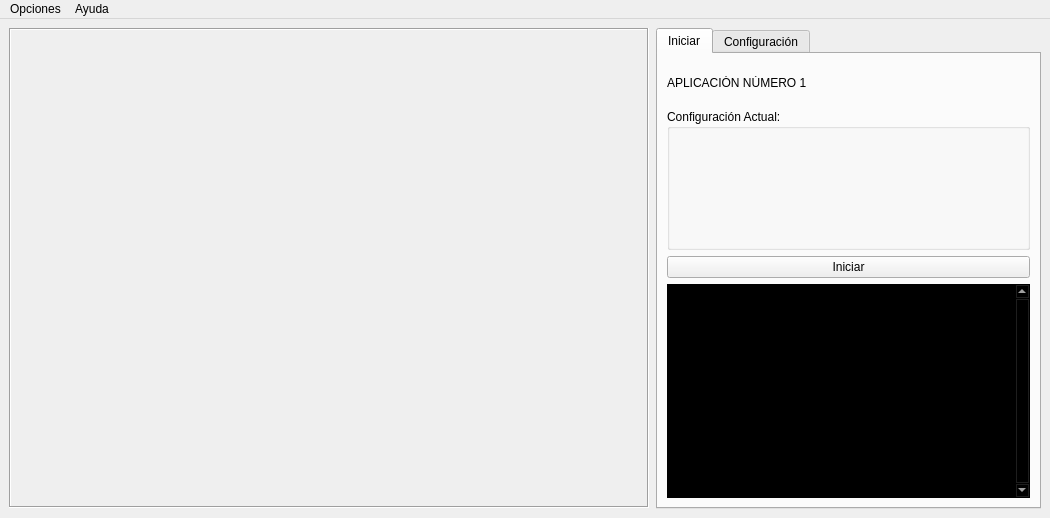
<?xml version="1.0" encoding="UTF-8"?>
<ui version="4.0">
 <class>ventana</class>
 <widget class="QMainWindow" name="ventana">
  <property name="windowModality">
   <enum>Qt::NonModal</enum>
  </property>
  <property name="geometry">
   <rect>
    <x>0</x>
    <y>0</y>
    <width>1050</width>
    <height>518</height>
   </rect>
  </property>
  <property name="sizePolicy">
   <sizepolicy hsizetype="Preferred" vsizetype="Preferred">
    <horstretch>0</horstretch>
    <verstretch>0</verstretch>
   </sizepolicy>
  </property>
  <property name="minimumSize">
   <size>
    <width>1050</width>
    <height>518</height>
   </size>
  </property>
  <property name="windowTitle">
   <string>Detección de Objetos</string>
  </property>
  <property name="windowOpacity">
   <double>1.000000000000000</double>
  </property>
  <property name="toolButtonStyle">
   <enum>Qt::ToolButtonIconOnly</enum>
  </property>
  <property name="documentMode">
   <bool>false</bool>
  </property>
  <property name="tabShape">
   <enum>QTabWidget::Rounded</enum>
  </property>
  <property name="dockNestingEnabled">
   <bool>false</bool>
  </property>
  <property name="dockOptions">
   <set>QMainWindow::AllowTabbedDocks|QMainWindow::AnimatedDocks</set>
  </property>
  <property name="unifiedTitleAndToolBarOnMac">
   <bool>false</bool>
  </property>
  <widget class="QWidget" name="centralwidget">
   <property name="minimumSize">
    <size>
     <width>940</width>
     <height>462</height>
    </size>
   </property>
   <layout class="QHBoxLayout" name="horizontalLayout_5">
    <item>
     <widget class="QLabel" name="labelcamara">
      <property name="sizePolicy">
       <sizepolicy hsizetype="Maximum" vsizetype="Maximum">
        <horstretch>0</horstretch>
        <verstretch>0</verstretch>
       </sizepolicy>
      </property>
      <property name="minimumSize">
       <size>
        <width>640</width>
        <height>480</height>
       </size>
      </property>
      <property name="frameShape">
       <enum>QFrame::Box</enum>
      </property>
      <property name="frameShadow">
       <enum>QFrame::Sunken</enum>
      </property>
      <property name="lineWidth">
       <number>1</number>
      </property>
      <property name="midLineWidth">
       <number>0</number>
      </property>
      <property name="text">
       <string/>
      </property>
      <property name="alignment">
       <set>Qt::AlignCenter</set>
      </property>
     </widget>
    </item>
    <item>
     <spacer name="horizontalSpacer">
      <property name="orientation">
       <enum>Qt::Horizontal</enum>
      </property>
      <property name="sizeType">
       <enum>QSizePolicy::Fixed</enum>
      </property>
      <property name="sizeHint" stdset="0">
       <size>
        <width>1</width>
        <height>1</height>
       </size>
      </property>
     </spacer>
    </item>
    <item>
     <widget class="QTabWidget" name="tabWidget">
      <property name="currentIndex">
       <number>0</number>
      </property>
      <widget class="QWidget" name="tabIniciar">
       <attribute name="icon">
        <iconset>
         <normaloff>../images/pinguino.svg</normaloff>../images/pinguino.svg</iconset>
       </attribute>
       <attribute name="title">
        <string>Iniciar</string>
       </attribute>
       <layout class="QVBoxLayout" name="verticalLayout">
        <item>
         <widget class="QLabel" name="label_title">
          <property name="minimumSize">
           <size>
            <width>0</width>
            <height>40</height>
           </size>
          </property>
          <property name="maximumSize">
           <size>
            <width>16777215</width>
            <height>40</height>
           </size>
          </property>
          <property name="text">
           <string>&lt;html&gt;&lt;head/&gt;&lt;body&gt;&lt;p&gt;APLICACIÓN NÚMERO 1&lt;/p&gt;&lt;/body&gt;&lt;/html&gt;</string>
          </property>
         </widget>
        </item>
        <item>
         <widget class="QGroupBox" name="groupBox_info">
          <property name="title">
           <string>Configuración Actual:</string>
          </property>
          <layout class="QGridLayout" name="gridLayout_5">
           <item row="0" column="0">
            <widget class="QLabel" name="label_config">
             <property name="sizePolicy">
              <sizepolicy hsizetype="Preferred" vsizetype="Preferred">
               <horstretch>0</horstretch>
               <verstretch>0</verstretch>
              </sizepolicy>
             </property>
             <property name="minimumSize">
              <size>
               <width>160</width>
               <height>100</height>
              </size>
             </property>
             <property name="text">
              <string/>
             </property>
             <property name="buddy">
              <cstring></cstring>
             </property>
            </widget>
           </item>
          </layout>
         </widget>
        </item>
        <item>
         <widget class="QPushButton" name="pushButton_iniciar">
          <property name="text">
           <string>Iniciar</string>
          </property>
          <property name="checkable">
           <bool>true</bool>
          </property>
          <property name="flat">
           <bool>false</bool>
          </property>
         </widget>
        </item>
        <item>
         <widget class="QTextEdit" name="consola">
          <property name="palette">
           <palette>
            <active>
             <colorrole role="WindowText">
              <brush brushstyle="SolidPattern">
               <color alpha="255">
                <red>255</red>
                <green>255</green>
                <blue>255</blue>
               </color>
              </brush>
             </colorrole>
             <colorrole role="Button">
              <brush brushstyle="SolidPattern">
               <color alpha="255">
                <red>0</red>
                <green>0</green>
                <blue>0</blue>
               </color>
              </brush>
             </colorrole>
             <colorrole role="Light">
              <brush brushstyle="SolidPattern">
               <color alpha="255">
                <red>0</red>
                <green>0</green>
                <blue>0</blue>
               </color>
              </brush>
             </colorrole>
             <colorrole role="Midlight">
              <brush brushstyle="SolidPattern">
               <color alpha="255">
                <red>0</red>
                <green>0</green>
                <blue>0</blue>
               </color>
              </brush>
             </colorrole>
             <colorrole role="Dark">
              <brush brushstyle="SolidPattern">
               <color alpha="255">
                <red>0</red>
                <green>0</green>
                <blue>0</blue>
               </color>
              </brush>
             </colorrole>
             <colorrole role="Mid">
              <brush brushstyle="SolidPattern">
               <color alpha="255">
                <red>0</red>
                <green>0</green>
                <blue>0</blue>
               </color>
              </brush>
             </colorrole>
             <colorrole role="Text">
              <brush brushstyle="SolidPattern">
               <color alpha="255">
                <red>255</red>
                <green>255</green>
                <blue>255</blue>
               </color>
              </brush>
             </colorrole>
             <colorrole role="BrightText">
              <brush brushstyle="SolidPattern">
               <color alpha="255">
                <red>255</red>
                <green>255</green>
                <blue>255</blue>
               </color>
              </brush>
             </colorrole>
             <colorrole role="ButtonText">
              <brush brushstyle="SolidPattern">
               <color alpha="255">
                <red>255</red>
                <green>255</green>
                <blue>255</blue>
               </color>
              </brush>
             </colorrole>
             <colorrole role="Base">
              <brush brushstyle="SolidPattern">
               <color alpha="255">
                <red>0</red>
                <green>0</green>
                <blue>0</blue>
               </color>
              </brush>
             </colorrole>
             <colorrole role="Window">
              <brush brushstyle="SolidPattern">
               <color alpha="255">
                <red>0</red>
                <green>0</green>
                <blue>0</blue>
               </color>
              </brush>
             </colorrole>
             <colorrole role="Shadow">
              <brush brushstyle="SolidPattern">
               <color alpha="255">
                <red>0</red>
                <green>0</green>
                <blue>0</blue>
               </color>
              </brush>
             </colorrole>
             <colorrole role="AlternateBase">
              <brush brushstyle="SolidPattern">
               <color alpha="255">
                <red>0</red>
                <green>0</green>
                <blue>0</blue>
               </color>
              </brush>
             </colorrole>
             <colorrole role="ToolTipBase">
              <brush brushstyle="SolidPattern">
               <color alpha="255">
                <red>255</red>
                <green>255</green>
                <blue>220</blue>
               </color>
              </brush>
             </colorrole>
             <colorrole role="ToolTipText">
              <brush brushstyle="SolidPattern">
               <color alpha="255">
                <red>0</red>
                <green>0</green>
                <blue>0</blue>
               </color>
              </brush>
             </colorrole>
            </active>
            <inactive>
             <colorrole role="WindowText">
              <brush brushstyle="SolidPattern">
               <color alpha="255">
                <red>255</red>
                <green>255</green>
                <blue>255</blue>
               </color>
              </brush>
             </colorrole>
             <colorrole role="Button">
              <brush brushstyle="SolidPattern">
               <color alpha="255">
                <red>0</red>
                <green>0</green>
                <blue>0</blue>
               </color>
              </brush>
             </colorrole>
             <colorrole role="Light">
              <brush brushstyle="SolidPattern">
               <color alpha="255">
                <red>0</red>
                <green>0</green>
                <blue>0</blue>
               </color>
              </brush>
             </colorrole>
             <colorrole role="Midlight">
              <brush brushstyle="SolidPattern">
               <color alpha="255">
                <red>0</red>
                <green>0</green>
                <blue>0</blue>
               </color>
              </brush>
             </colorrole>
             <colorrole role="Dark">
              <brush brushstyle="SolidPattern">
               <color alpha="255">
                <red>0</red>
                <green>0</green>
                <blue>0</blue>
               </color>
              </brush>
             </colorrole>
             <colorrole role="Mid">
              <brush brushstyle="SolidPattern">
               <color alpha="255">
                <red>0</red>
                <green>0</green>
                <blue>0</blue>
               </color>
              </brush>
             </colorrole>
             <colorrole role="Text">
              <brush brushstyle="SolidPattern">
               <color alpha="255">
                <red>255</red>
                <green>255</green>
                <blue>255</blue>
               </color>
              </brush>
             </colorrole>
             <colorrole role="BrightText">
              <brush brushstyle="SolidPattern">
               <color alpha="255">
                <red>255</red>
                <green>255</green>
                <blue>255</blue>
               </color>
              </brush>
             </colorrole>
             <colorrole role="ButtonText">
              <brush brushstyle="SolidPattern">
               <color alpha="255">
                <red>255</red>
                <green>255</green>
                <blue>255</blue>
               </color>
              </brush>
             </colorrole>
             <colorrole role="Base">
              <brush brushstyle="SolidPattern">
               <color alpha="255">
                <red>0</red>
                <green>0</green>
                <blue>0</blue>
               </color>
              </brush>
             </colorrole>
             <colorrole role="Window">
              <brush brushstyle="SolidPattern">
               <color alpha="255">
                <red>0</red>
                <green>0</green>
                <blue>0</blue>
               </color>
              </brush>
             </colorrole>
             <colorrole role="Shadow">
              <brush brushstyle="SolidPattern">
               <color alpha="255">
                <red>0</red>
                <green>0</green>
                <blue>0</blue>
               </color>
              </brush>
             </colorrole>
             <colorrole role="AlternateBase">
              <brush brushstyle="SolidPattern">
               <color alpha="255">
                <red>0</red>
                <green>0</green>
                <blue>0</blue>
               </color>
              </brush>
             </colorrole>
             <colorrole role="ToolTipBase">
              <brush brushstyle="SolidPattern">
               <color alpha="255">
                <red>255</red>
                <green>255</green>
                <blue>220</blue>
               </color>
              </brush>
             </colorrole>
             <colorrole role="ToolTipText">
              <brush brushstyle="SolidPattern">
               <color alpha="255">
                <red>0</red>
                <green>0</green>
                <blue>0</blue>
               </color>
              </brush>
             </colorrole>
            </inactive>
            <disabled>
             <colorrole role="WindowText">
              <brush brushstyle="SolidPattern">
               <color alpha="255">
                <red>0</red>
                <green>0</green>
                <blue>0</blue>
               </color>
              </brush>
             </colorrole>
             <colorrole role="Button">
              <brush brushstyle="SolidPattern">
               <color alpha="255">
                <red>0</red>
                <green>0</green>
                <blue>0</blue>
               </color>
              </brush>
             </colorrole>
             <colorrole role="Light">
              <brush brushstyle="SolidPattern">
               <color alpha="255">
                <red>0</red>
                <green>0</green>
                <blue>0</blue>
               </color>
              </brush>
             </colorrole>
             <colorrole role="Midlight">
              <brush brushstyle="SolidPattern">
               <color alpha="255">
                <red>0</red>
                <green>0</green>
                <blue>0</blue>
               </color>
              </brush>
             </colorrole>
             <colorrole role="Dark">
              <brush brushstyle="SolidPattern">
               <color alpha="255">
                <red>0</red>
                <green>0</green>
                <blue>0</blue>
               </color>
              </brush>
             </colorrole>
             <colorrole role="Mid">
              <brush brushstyle="SolidPattern">
               <color alpha="255">
                <red>0</red>
                <green>0</green>
                <blue>0</blue>
               </color>
              </brush>
             </colorrole>
             <colorrole role="Text">
              <brush brushstyle="SolidPattern">
               <color alpha="255">
                <red>0</red>
                <green>0</green>
                <blue>0</blue>
               </color>
              </brush>
             </colorrole>
             <colorrole role="BrightText">
              <brush brushstyle="SolidPattern">
               <color alpha="255">
                <red>255</red>
                <green>255</green>
                <blue>255</blue>
               </color>
              </brush>
             </colorrole>
             <colorrole role="ButtonText">
              <brush brushstyle="SolidPattern">
               <color alpha="255">
                <red>0</red>
                <green>0</green>
                <blue>0</blue>
               </color>
              </brush>
             </colorrole>
             <colorrole role="Base">
              <brush brushstyle="SolidPattern">
               <color alpha="255">
                <red>0</red>
                <green>0</green>
                <blue>0</blue>
               </color>
              </brush>
             </colorrole>
             <colorrole role="Window">
              <brush brushstyle="SolidPattern">
               <color alpha="255">
                <red>0</red>
                <green>0</green>
                <blue>0</blue>
               </color>
              </brush>
             </colorrole>
             <colorrole role="Shadow">
              <brush brushstyle="SolidPattern">
               <color alpha="255">
                <red>0</red>
                <green>0</green>
                <blue>0</blue>
               </color>
              </brush>
             </colorrole>
             <colorrole role="AlternateBase">
              <brush brushstyle="SolidPattern">
               <color alpha="255">
                <red>0</red>
                <green>0</green>
                <blue>0</blue>
               </color>
              </brush>
             </colorrole>
             <colorrole role="ToolTipBase">
              <brush brushstyle="SolidPattern">
               <color alpha="255">
                <red>255</red>
                <green>255</green>
                <blue>220</blue>
               </color>
              </brush>
             </colorrole>
             <colorrole role="ToolTipText">
              <brush brushstyle="SolidPattern">
               <color alpha="255">
                <red>0</red>
                <green>0</green>
                <blue>0</blue>
               </color>
              </brush>
             </colorrole>
            </disabled>
           </palette>
          </property>
          <property name="frameShape">
           <enum>QFrame::StyledPanel</enum>
          </property>
          <property name="frameShadow">
           <enum>QFrame::Sunken</enum>
          </property>
          <property name="verticalScrollBarPolicy">
           <enum>Qt::ScrollBarAlwaysOn</enum>
          </property>
          <property name="readOnly">
           <bool>true</bool>
          </property>
         </widget>
        </item>
       </layout>
      </widget>
      <widget class="QWidget" name="tabCalibrar">
       <attribute name="icon">
        <iconset>
         <normaloff>../images/config.svg</normaloff>../images/config.svg</iconset>
       </attribute>
       <attribute name="title">
        <string>Configuración</string>
       </attribute>
       <layout class="QGridLayout" name="gridLayout_3">
        <item row="1" column="0">
         <widget class="QLabel" name="label_conf">
          <property name="minimumSize">
           <size>
            <width>0</width>
            <height>30</height>
           </size>
          </property>
          <property name="maximumSize">
           <size>
            <width>16777215</width>
            <height>30</height>
           </size>
          </property>
          <property name="text">
           <string/>
          </property>
         </widget>
        </item>
        <item row="2" column="0">
         <widget class="QPushButton" name="pushButton_conf">
          <property name="text">
           <string>Configurar</string>
          </property>
          <property name="checkable">
           <bool>true</bool>
          </property>
         </widget>
        </item>
        <item row="4" column="0">
         <widget class="QGroupBox" name="groupBox_conf">
          <property name="enabled">
           <bool>true</bool>
          </property>
          <property name="sizePolicy">
           <sizepolicy hsizetype="Preferred" vsizetype="Preferred">
            <horstretch>0</horstretch>
            <verstretch>0</verstretch>
           </sizepolicy>
          </property>
          <property name="title">
           <string>  Configuración Actual:</string>
          </property>
          <property name="checkable">
           <bool>false</bool>
          </property>
          <layout class="QVBoxLayout" name="verticalLayout_2">
           <item>
            <layout class="QHBoxLayout" name="horizontalLayout">
             <item>
              <widget class="QLabel" name="label_2">
               <property name="text">
                <string>Linea blanca (cm):</string>
               </property>
               <property name="textFormat">
                <enum>Qt::LogText</enum>
               </property>
              </widget>
             </item>
             <item>
              <widget class="QDoubleSpinBox" name="doubleSpinBox_px2cm">
               <property name="minimum">
                <double>1.000000000000000</double>
               </property>
               <property name="maximum">
                <double>10.000000000000000</double>
               </property>
               <property name="singleStep">
                <double>0.010000000000000</double>
               </property>
              </widget>
             </item>
            </layout>
           </item>
           <item>
            <layout class="QHBoxLayout" name="horizontalLayout_2">
             <item>
              <widget class="QLabel" name="label_3">
               <property name="text">
                <string>Criterio de busqueda:</string>
               </property>
               <property name="textFormat">
                <enum>Qt::LogText</enum>
               </property>
              </widget>
             </item>
             <item>
              <widget class="QComboBox" name="comboBox_size">
               <property name="editable">
                <bool>false</bool>
               </property>
               <property name="maxVisibleItems">
                <number>3</number>
               </property>
               <item>
                <property name="text">
                 <string>Menor a mayor</string>
                </property>
               </item>
               <item>
                <property name="text">
                 <string>Mayor a menor</string>
                </property>
               </item>
               <item>
                <property name="text">
                 <string>Primero en aparecer</string>
                </property>
               </item>
              </widget>
             </item>
            </layout>
           </item>
           <item>
            <layout class="QHBoxLayout" name="horizontalLayout_3">
             <item>
              <widget class="QLabel" name="label_4">
               <property name="text">
                <string>Tamaño minimo (cm2):</string>
               </property>
               <property name="textFormat">
                <enum>Qt::LogText</enum>
               </property>
              </widget>
             </item>
             <item>
              <widget class="QDoubleSpinBox" name="doubleSpinBox_cmMin">
               <property name="minimum">
                <double>0.500000000000000</double>
               </property>
               <property name="maximum">
                <double>2.500000000000000</double>
               </property>
               <property name="singleStep">
                <double>0.200000000000000</double>
               </property>
              </widget>
             </item>
            </layout>
           </item>
           <item>
            <layout class="QHBoxLayout" name="horizontalLayout_4">
             <item>
              <widget class="QLabel" name="label_5">
               <property name="text">
                <string>Tamaño maximo(cm2):</string>
               </property>
               <property name="textFormat">
                <enum>Qt::LogText</enum>
               </property>
              </widget>
             </item>
             <item>
              <widget class="QDoubleSpinBox" name="doubleSpinBox_cmMax">
               <property name="minimum">
                <double>2.500000000000000</double>
               </property>
               <property name="maximum">
                <double>42.000000000000000</double>
               </property>
               <property name="singleStep">
                <double>0.200000000000000</double>
               </property>
              </widget>
             </item>
            </layout>
           </item>
           <item>
            <widget class="QPushButton" name="pushButton_dib_hist">
             <property name="sizePolicy">
              <sizepolicy hsizetype="Expanding" vsizetype="Fixed">
               <horstretch>0</horstretch>
               <verstretch>0</verstretch>
              </sizepolicy>
             </property>
             <property name="text">
              <string>Dibujar Histograma</string>
             </property>
             <property name="checkable">
              <bool>true</bool>
             </property>
            </widget>
           </item>
           <item>
            <widget class="QLabel" name="label_hist">
             <property name="sizePolicy">
              <sizepolicy hsizetype="Expanding" vsizetype="Fixed">
               <horstretch>0</horstretch>
               <verstretch>0</verstretch>
              </sizepolicy>
             </property>
             <property name="minimumSize">
              <size>
               <width>100</width>
               <height>50</height>
              </size>
             </property>
             <property name="maximumSize">
              <size>
               <width>16777215</width>
               <height>380</height>
              </size>
             </property>
             <property name="layoutDirection">
              <enum>Qt::LeftToRight</enum>
             </property>
             <property name="text">
              <string/>
             </property>
             <property name="scaledContents">
              <bool>true</bool>
             </property>
             <property name="alignment">
              <set>Qt::AlignCenter</set>
             </property>
            </widget>
           </item>
          </layout>
         </widget>
        </item>
        <item row="3" column="0">
         <widget class="QPushButton" name="pushButton_probar">
          <property name="text">
           <string>probar</string>
          </property>
          <property name="checkable">
           <bool>true</bool>
          </property>
         </widget>
        </item>
        <item row="5" column="0">
         <widget class="QGroupBox" name="groupBox_probar">
          <property name="minimumSize">
           <size>
            <width>330</width>
            <height>100</height>
           </size>
          </property>
          <property name="title">
           <string>ajustes finos</string>
          </property>
          <layout class="QGridLayout" name="gridLayout">
           <item row="0" column="0">
            <widget class="QLabel" name="label_Erode">
             <property name="text">
              <string>Erode</string>
             </property>
            </widget>
           </item>
           <item row="2" column="0">
            <widget class="QLabel" name="label_interp">
             <property name="text">
              <string>interpolacion 10</string>
             </property>
            </widget>
           </item>
           <item row="0" column="1">
            <widget class="QSlider" name="slider_Erode">
             <property name="maximum">
              <number>10</number>
             </property>
             <property name="orientation">
              <enum>Qt::Horizontal</enum>
             </property>
            </widget>
           </item>
           <item row="1" column="0">
            <widget class="QLabel" name="label_Dilate">
             <property name="text">
              <string>Dilate</string>
             </property>
            </widget>
           </item>
           <item row="2" column="1">
            <widget class="QSlider" name="slider_interp">
             <property name="maximum">
              <number>20</number>
             </property>
             <property name="value">
              <number>10</number>
             </property>
             <property name="tracking">
              <bool>true</bool>
             </property>
             <property name="orientation">
              <enum>Qt::Horizontal</enum>
             </property>
            </widget>
           </item>
           <item row="1" column="1">
            <widget class="QSlider" name="slider_Dilate">
             <property name="maximum">
              <number>10</number>
             </property>
             <property name="orientation">
              <enum>Qt::Horizontal</enum>
             </property>
            </widget>
           </item>
          </layout>
         </widget>
        </item>
       </layout>
      </widget>
     </widget>
    </item>
   </layout>
  </widget>
  <widget class="QMenuBar" name="menubar">
   <property name="geometry">
    <rect>
     <x>0</x>
     <y>0</y>
     <width>1050</width>
     <height>25</height>
    </rect>
   </property>
   <property name="defaultUp">
    <bool>false</bool>
   </property>
   <widget class="QMenu" name="menuOpciones">
    <property name="title">
     <string>Opciones</string>
    </property>
    <addaction name="actionAp2"/>
    <addaction name="actionGuardar"/>
    <addaction name="actionCargar"/>
    <addaction name="separator"/>
    <addaction name="actionCerrar"/>
   </widget>
   <widget class="QMenu" name="menuAyuda">
    <property name="title">
     <string>Ayuda</string>
    </property>
    <property name="separatorsCollapsible">
     <bool>false</bool>
    </property>
    <addaction name="actionInstrucciones"/>
    <addaction name="actionAcerca"/>
    <addaction name="separator"/>
    <addaction name="actionContacto"/>
   </widget>
   <addaction name="menuOpciones"/>
   <addaction name="menuAyuda"/>
  </widget>
  <action name="actionGuardar">
   <property name="text">
    <string>Guardar Configuración</string>
   </property>
  </action>
  <action name="actionCargar">
   <property name="text">
    <string>Cargar Configuración</string>
   </property>
  </action>
  <action name="actionCerrar">
   <property name="text">
    <string>Cerrar</string>
   </property>
  </action>
  <action name="actionInstrucciones">
   <property name="text">
    <string>instrucciones</string>
   </property>
  </action>
  <action name="actionAcerca">
   <property name="text">
    <string>Acerca del brazo</string>
   </property>
  </action>
  <action name="actionContacto">
   <property name="text">
    <string>Contacto</string>
   </property>
  </action>
  <action name="actionAp2">
   <property name="text">
    <string>Aplicación 2</string>
   </property>
  </action>
 </widget>
 <resources/>
 <connections/>
 <designerdata>
  <property name="gridDeltaX">
   <number>10</number>
  </property>
  <property name="gridDeltaY">
   <number>10</number>
  </property>
  <property name="gridSnapX">
   <bool>true</bool>
  </property>
  <property name="gridSnapY">
   <bool>true</bool>
  </property>
  <property name="gridVisible">
   <bool>true</bool>
  </property>
 </designerdata>
</ui>
